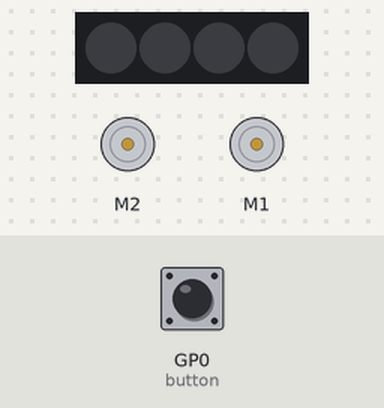
Simulated run of this program. Board: Raspberry Pi Pico running MicroPython. Parts: 4 RGB LEDs in strip order, left to right, 2 × DC motor (green arrow = forward, orange = backward, longer = faster). Inputs (shaded band) come from the test bench; at power-on: GP0 (button) LOW.

Above: at 1.2 s.
1.3 s: GP0 (button) pulled HIGH for 0.15 s
At 6.7 s:
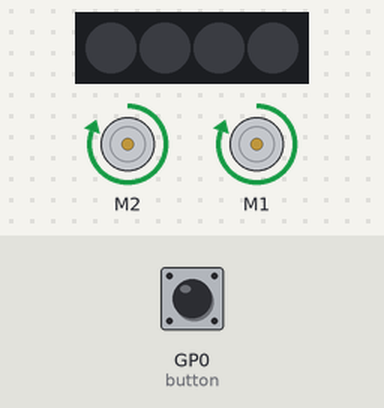
At 7.62 s:
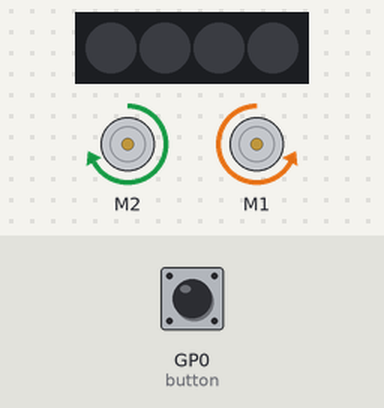
Timing chart, 0 to 10.6 s (numbered marks = the images above; inputs shaded):
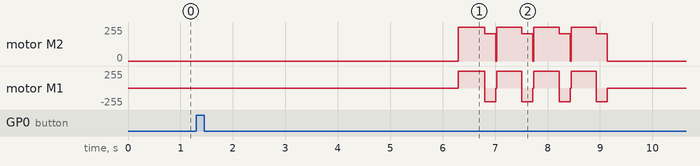

The program:

MotorControl.py
```python
from PicoAutonomousRobotics import KitronikPicoRobotBuggy
from time import sleep

buggy = KitronikPicoRobotBuggy()
run = False

DegreesPerSecond = (6/5)*360

def ButtonIRQHandler(pin):
    global run
    if(run):
        run = False
    else:
        run = True

buggy.button.irq(trigger=machine.Pin.IRQ_RISING, handler =  ButtonIRQHandler)

def Forwards():
    buggy.motorOn("l","f",100)
    buggy.motorOn("r","f",100)

def Reverse():
    buggy.motorOn("l","r",100)
    buggy.motorOn("r","r",100)

def Stop():
    buggy.motorOff("r")
    buggy.motorOff("l")

def Spin():
    buggy.motorOn("l","f",80)
    buggy.motorOn("r","r",80)

def TurnRight(HowFar):
    buggy.motorOn("l","f",80)
    buggy.motorOn("r","r",80)
    sleep(HowFar/DegreesPerSecond)
    Stop()

def TurnLeft(HowFar):
    buggy.motorOn("l","r",80)
    buggy.motorOn("r","f",80)
    sleep(HowFar/DegreesPerSecond)
    Stop()


while True:
    if(run):
        sleep(5) # wait so wa can get the hand clear after pressing start.
        for x in range (0,4):
            Forwards()
            sleep(0.5)
            TurnLeft (90)
        run = False
    else:
        Stop()
```
